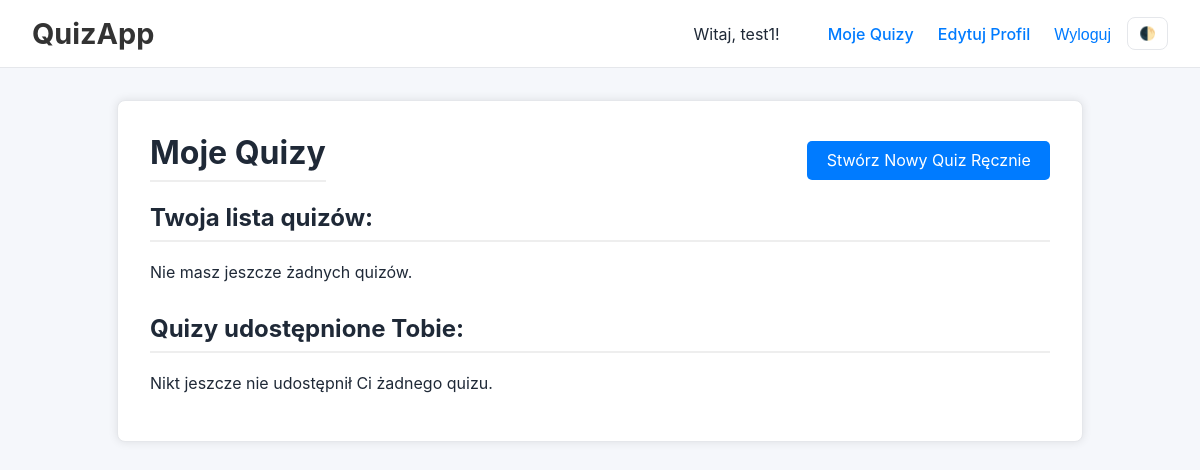
/my-quizzes/ (signed in), run on an earlier commit of the app's database.
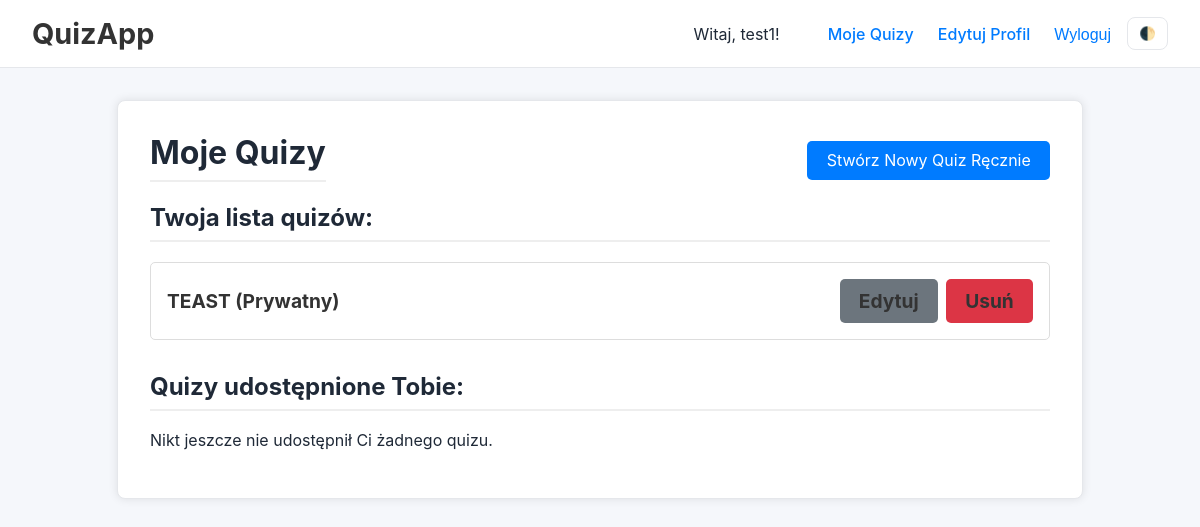
And on a later commit of the database.
### quizzes/models.py (models this page shows, shortened)
class Quiz(models.Model):
    class Visibility(models.TextChoices):
        PUBLIC = 'PUBLIC', 'Publiczny'
        PRIVATE = 'PRIVATE', 'Prywatny'
    title = models.CharField(max_length=255)
    author = models.ForeignKey(settings.AUTH_USER_MODEL, on_delete=models.CASCADE)
    visibility = models.CharField(max_length=10, choices=Visibility.choices, default=Visibility.PRIVATE)
    time_limit = models.IntegerField(
        default=0,
        verbose_name="Limit czasu (w minutach)",
        help_text="Ustaw 0, aby wyłączyć limit czasu."
    )
    shared_with = models.ManyToManyField(
        settings.AUTH_USER_MODEL,
        related_name='shared_quizzes', # Umożliwia user.shared_quizzes.all()
        blank=True, # Udostępnianie jest opcjonalne
        verbose_name="Udostępnij dla"
    )

### quizzes/views.py (the view, shortened to what this page needs)
# urls.py: path('my-quizzes/', views.my_quizzes_view, name='my-quizzes'),
@login_required
def my_quizzes_view(request):
    quizzes = Quiz.objects.filter(author=request.user)
    shared_quizzes = request.user.shared_quizzes.all()
    return render(request, 'quizzes/my_quizzes.html', {
        'quizzes': quizzes,
        'shared_quizzes': shared_quizzes # Przekazujemy drugą listę
    })

### templates/quizzes/my_quizzes.html (shortened to what this page needs)
{% extends 'base.html' %}
{% block content %}
    <div style="display: flex; justify-content: space-between; align-items: center; flex-wrap: wrap;">
        <h1>Moje Quizy</h1>
        <a href="{% url 'quiz-create' %}" class="btn btn-primary" style="margin-bottom: 1rem;">Stwórz Nowy Quiz Ręcznie</a>
    </div>
    <h2>Twoja lista quizów:</h2>
    <div class="quiz-list">
        {% for quiz in quizzes %}
            <div class="quiz-item">
                <a href="{% url 'quiz-detail' quiz.pk %}">{{ quiz.title }} ({{ quiz.get_visibility_display }})</a>
                <div style="display: flex; gap: 0.5rem;">
                    <a href="{% url 'quiz-edit' quiz.pk %}" class="btn btn-secondary">Edytuj</a>
                    <a href="{% url 'quiz-delete' quiz.pk %}" class="btn btn-danger">Usuń</a>
                </div>
            </div>
        {% empty %}
            <p>Nie masz jeszcze żadnych quizów.</p>
        {% endfor %}
    </div>
    <h2 style="margin-top: 2rem;">Quizy udostępnione Tobie:</h2>
    <div class="quiz-list">
        {% for quiz in shared_quizzes %}
            <div class="quiz-item">
                <a href="{% url 'quiz-detail' quiz.pk %}">{{ quiz.title }}</a>
                <span>(Autor: {{ quiz.author.username }})</span>
            </div>
        {% empty %}
            <p>Nikt jeszcze nie udostępnił Ci żadnego quizu.</p>
        {% endfor %}
    </div>
    {% endblock %}

What changed in the data, as far as the page shows it:
added Quiz: title "TEAST", visibility "Prywatny"
Also different on the page:
text no longer shown: "Nie masz jeszcze żadnych quizów."
